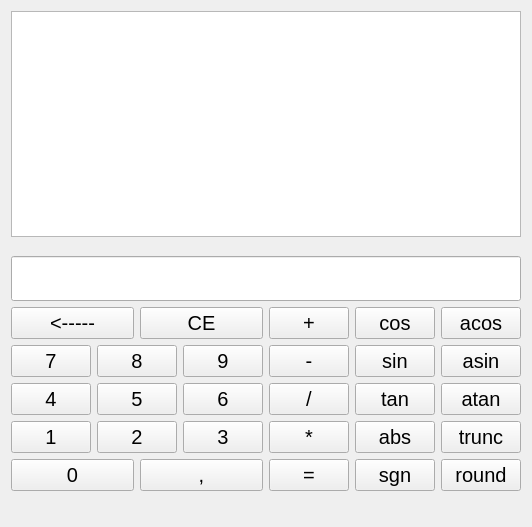
<?xml version="1.0" encoding="UTF-8"?>
<ui version="4.0">
 <class>Form</class>
 <widget class="QWidget" name="Form">
  <property name="geometry">
   <rect>
    <x>0</x>
    <y>0</y>
    <width>510</width>
    <height>527</height>
   </rect>
  </property>
  <property name="windowTitle">
   <string>Calculatrice by Bibosso</string>
  </property>
  <layout class="QVBoxLayout" name="verticalLayout_5">
   <item>
    <widget class="QTextEdit" name="textEdit"/>
   </item>
   <item>
    <spacer name="verticalSpacer">
     <property name="orientation">
      <enum>Qt::Vertical</enum>
     </property>
     <property name="sizeType">
      <enum>QSizePolicy::Fixed</enum>
     </property>
     <property name="sizeHint" stdset="0">
      <size>
       <width>20</width>
       <height>13</height>
      </size>
     </property>
    </spacer>
   </item>
   <item>
    <widget class="QLineEdit" name="lineEdit">
     <property name="font">
      <font>
       <pointsize>25</pointsize>
      </font>
     </property>
    </widget>
   </item>
   <item>
    <layout class="QHBoxLayout" name="horizontalLayout_6">
     <item>
      <layout class="QVBoxLayout" name="verticalLayout_2">
       <item>
        <layout class="QHBoxLayout" name="horizontalLayout">
         <item>
          <widget class="QPushButton" name="pushButton_6">
           <property name="font">
            <font>
             <pointsize>15</pointsize>
            </font>
           </property>
           <property name="text">
            <string>&lt;-----</string>
           </property>
          </widget>
         </item>
         <item>
          <widget class="QPushButton" name="pushButton_7">
           <property name="font">
            <font>
             <pointsize>15</pointsize>
            </font>
           </property>
           <property name="text">
            <string>CE</string>
           </property>
          </widget>
         </item>
        </layout>
       </item>
       <item>
        <layout class="QHBoxLayout" name="horizontalLayout_2">
         <item>
          <widget class="QPushButton" name="pushButton_16">
           <property name="font">
            <font>
             <pointsize>15</pointsize>
            </font>
           </property>
           <property name="text">
            <string>7</string>
           </property>
          </widget>
         </item>
         <item>
          <widget class="QPushButton" name="pushButton_17">
           <property name="font">
            <font>
             <pointsize>15</pointsize>
            </font>
           </property>
           <property name="text">
            <string>8</string>
           </property>
          </widget>
         </item>
         <item>
          <widget class="QPushButton" name="pushButton_18">
           <property name="font">
            <font>
             <pointsize>15</pointsize>
            </font>
           </property>
           <property name="text">
            <string>9</string>
           </property>
          </widget>
         </item>
        </layout>
       </item>
       <item>
        <layout class="QHBoxLayout" name="horizontalLayout_3">
         <item>
          <widget class="QPushButton" name="pushButton_13">
           <property name="font">
            <font>
             <pointsize>15</pointsize>
            </font>
           </property>
           <property name="text">
            <string>4</string>
           </property>
          </widget>
         </item>
         <item>
          <widget class="QPushButton" name="pushButton_14">
           <property name="font">
            <font>
             <pointsize>15</pointsize>
            </font>
           </property>
           <property name="text">
            <string>5</string>
           </property>
          </widget>
         </item>
         <item>
          <widget class="QPushButton" name="pushButton_15">
           <property name="font">
            <font>
             <pointsize>15</pointsize>
            </font>
           </property>
           <property name="text">
            <string>6</string>
           </property>
          </widget>
         </item>
        </layout>
       </item>
       <item>
        <layout class="QHBoxLayout" name="horizontalLayout_4">
         <item>
          <widget class="QPushButton" name="pushButton_10">
           <property name="font">
            <font>
             <pointsize>15</pointsize>
            </font>
           </property>
           <property name="text">
            <string>1</string>
           </property>
          </widget>
         </item>
         <item>
          <widget class="QPushButton" name="pushButton_11">
           <property name="font">
            <font>
             <pointsize>15</pointsize>
            </font>
           </property>
           <property name="text">
            <string>2</string>
           </property>
          </widget>
         </item>
         <item>
          <widget class="QPushButton" name="pushButton_12">
           <property name="font">
            <font>
             <pointsize>15</pointsize>
            </font>
           </property>
           <property name="text">
            <string>3</string>
           </property>
          </widget>
         </item>
        </layout>
       </item>
       <item>
        <layout class="QHBoxLayout" name="horizontalLayout_5">
         <item>
          <widget class="QPushButton" name="pushButton_8">
           <property name="font">
            <font>
             <pointsize>15</pointsize>
            </font>
           </property>
           <property name="text">
            <string>0</string>
           </property>
          </widget>
         </item>
         <item>
          <widget class="QPushButton" name="pushButton_9">
           <property name="font">
            <font>
             <pointsize>15</pointsize>
            </font>
           </property>
           <property name="text">
            <string>,</string>
           </property>
          </widget>
         </item>
        </layout>
       </item>
       <item>
        <spacer name="verticalSpacer_4">
         <property name="orientation">
          <enum>Qt::Vertical</enum>
         </property>
         <property name="sizeType">
          <enum>QSizePolicy::Fixed</enum>
         </property>
         <property name="sizeHint" stdset="0">
          <size>
           <width>20</width>
           <height>25</height>
          </size>
         </property>
        </spacer>
       </item>
      </layout>
     </item>
     <item>
      <layout class="QVBoxLayout" name="verticalLayout">
       <item>
        <widget class="QPushButton" name="pushButton_3">
         <property name="font">
          <font>
           <pointsize>15</pointsize>
          </font>
         </property>
         <property name="text">
          <string>+</string>
         </property>
        </widget>
       </item>
       <item>
        <widget class="QPushButton" name="pushButton_2">
         <property name="font">
          <font>
           <pointsize>15</pointsize>
          </font>
         </property>
         <property name="text">
          <string>-</string>
         </property>
        </widget>
       </item>
       <item>
        <widget class="QPushButton" name="pushButton_4">
         <property name="font">
          <font>
           <pointsize>15</pointsize>
          </font>
         </property>
         <property name="text">
          <string>/</string>
         </property>
        </widget>
       </item>
       <item>
        <widget class="QPushButton" name="pushButton_5">
         <property name="font">
          <font>
           <pointsize>15</pointsize>
          </font>
         </property>
         <property name="text">
          <string>*</string>
         </property>
        </widget>
       </item>
       <item>
        <widget class="QPushButton" name="pushButton">
         <property name="font">
          <font>
           <pointsize>15</pointsize>
          </font>
         </property>
         <property name="text">
          <string>=</string>
         </property>
        </widget>
       </item>
       <item>
        <spacer name="verticalSpacer_13">
         <property name="orientation">
          <enum>Qt::Vertical</enum>
         </property>
         <property name="sizeType">
          <enum>QSizePolicy::Fixed</enum>
         </property>
         <property name="sizeHint" stdset="0">
          <size>
           <width>20</width>
           <height>25</height>
          </size>
         </property>
        </spacer>
       </item>
      </layout>
     </item>
     <item>
      <layout class="QVBoxLayout" name="verticalLayout_3">
       <item>
        <widget class="QPushButton" name="pushButton_19">
         <property name="font">
          <font>
           <pointsize>15</pointsize>
          </font>
         </property>
         <property name="text">
          <string>cos</string>
         </property>
        </widget>
       </item>
       <item>
        <widget class="QPushButton" name="pushButton_20">
         <property name="font">
          <font>
           <pointsize>15</pointsize>
          </font>
         </property>
         <property name="text">
          <string>sin</string>
         </property>
        </widget>
       </item>
       <item>
        <widget class="QPushButton" name="pushButton_21">
         <property name="font">
          <font>
           <pointsize>15</pointsize>
          </font>
         </property>
         <property name="text">
          <string>tan</string>
         </property>
        </widget>
       </item>
       <item>
        <widget class="QPushButton" name="pushButton_22">
         <property name="font">
          <font>
           <pointsize>15</pointsize>
          </font>
         </property>
         <property name="text">
          <string>abs</string>
         </property>
        </widget>
       </item>
       <item>
        <widget class="QPushButton" name="pushButton_23">
         <property name="font">
          <font>
           <pointsize>15</pointsize>
          </font>
         </property>
         <property name="text">
          <string>sgn</string>
         </property>
        </widget>
       </item>
       <item>
        <spacer name="verticalSpacer_14">
         <property name="orientation">
          <enum>Qt::Vertical</enum>
         </property>
         <property name="sizeType">
          <enum>QSizePolicy::Fixed</enum>
         </property>
         <property name="sizeHint" stdset="0">
          <size>
           <width>20</width>
           <height>25</height>
          </size>
         </property>
        </spacer>
       </item>
      </layout>
     </item>
     <item>
      <layout class="QVBoxLayout" name="verticalLayout_4">
       <item>
        <widget class="QPushButton" name="pushButton_24">
         <property name="font">
          <font>
           <pointsize>15</pointsize>
          </font>
         </property>
         <property name="text">
          <string>acos</string>
         </property>
        </widget>
       </item>
       <item>
        <widget class="QPushButton" name="pushButton_25">
         <property name="font">
          <font>
           <pointsize>15</pointsize>
          </font>
         </property>
         <property name="text">
          <string>asin</string>
         </property>
        </widget>
       </item>
       <item>
        <widget class="QPushButton" name="pushButton_26">
         <property name="font">
          <font>
           <pointsize>15</pointsize>
          </font>
         </property>
         <property name="text">
          <string>atan</string>
         </property>
        </widget>
       </item>
       <item>
        <widget class="QPushButton" name="pushButton_27">
         <property name="font">
          <font>
           <pointsize>15</pointsize>
          </font>
         </property>
         <property name="text">
          <string>trunc</string>
         </property>
        </widget>
       </item>
       <item>
        <widget class="QPushButton" name="pushButton_28">
         <property name="font">
          <font>
           <pointsize>15</pointsize>
          </font>
         </property>
         <property name="text">
          <string>round</string>
         </property>
        </widget>
       </item>
       <item>
        <spacer name="verticalSpacer_15">
         <property name="orientation">
          <enum>Qt::Vertical</enum>
         </property>
         <property name="sizeType">
          <enum>QSizePolicy::Fixed</enum>
         </property>
         <property name="sizeHint" stdset="0">
          <size>
           <width>20</width>
           <height>25</height>
          </size>
         </property>
        </spacer>
       </item>
      </layout>
     </item>
    </layout>
   </item>
  </layout>
 </widget>
 <resources/>
 <connections/>
</ui>
